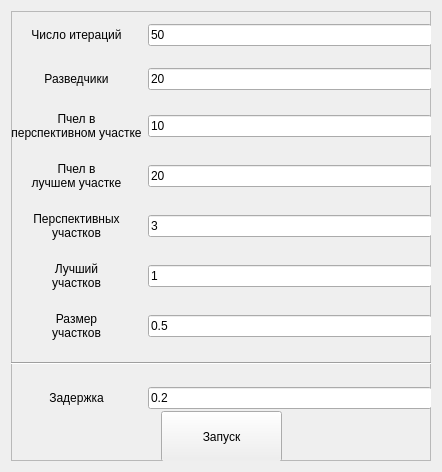
      <widget class="QWidget" name="scrollAreaWidgetContents">
       <property name="geometry">
        <rect>
         <x>0</x>
         <y>0</y>
         <width>442</width>
         <height>468</height>
        </rect>
       </property>
       <property name="sizePolicy">
        <sizepolicy hsizetype="Preferred" vsizetype="Preferred">
         <horstretch>0</horstretch>
         <verstretch>0</verstretch>
        </sizepolicy>
       </property>
       <layout class="QHBoxLayout" name="horizontalLayout_3">
        <item>
         <widget class="QFrame" name="lab5Frame">
          <property name="sizePolicy">
           <sizepolicy hsizetype="Preferred" vsizetype="Expanding">
            <horstretch>0</horstretch>
            <verstretch>0</verstretch>
           </sizepolicy>
          </property>
          <property name="minimumSize">
           <size>
            <width>0</width>
            <height>450</height>
           </size>
          </property>
          <property name="frameShape">
           <enum>QFrame::StyledPanel</enum>
          </property>
          <property name="frameShadow">
           <enum>QFrame::Raised</enum>
          </property>
          <widget class="QWidget" name="gridLayoutWidget_5">
           <property name="geometry">
            <rect>
             <x>0</x>
             <y>0</y>
             <width>421</width>
             <height>405</height>
            </rect>
           </property>
           <layout class="QGridLayout" name="gridLayout_5">
            <property name="sizeConstraint">
             <enum>QLayout::SetNoConstraint</enum>
            </property>
            <property name="leftMargin">
             <number>0</number>
            </property>
            <property name="topMargin">
             <number>12</number>
            </property>
            <property name="verticalSpacing">
             <number>21</number>
            </property>
            <item row="5" column="1">
             <widget class="QLineEdit" name="elite_count">
              <property name="text">
               <string>1</string>
              </property>
             </widget>
            </item>
            <item row="2" column="0">
             <widget class="QLabel" name="beeInPersLabel">
              <property name="text">
               <string>Пчел в 
перспективном участке</string>
              </property>
              <property name="alignment">
               <set>Qt::AlignCenter</set>
              </property>
             </widget>
            </item>
            <item row="11" column="0">
             <widget class="QLabel" name="delayLabel">
              <property name="text">
               <string>Задержка</string>
              </property>
              <property name="alignment">
               <set>Qt::AlignCenter</set>
              </property>
             </widget>
            </item>
            <item row="1" column="1">
             <widget class="QLineEdit" name="scout_count">
              <property name="text">
               <string>20</string>
              </property>
             </widget>
            </item>
            <item row="5" column="0">
             <widget class="QLabel" name="eliteCountLabel">
              <property name="text">
               <string>Лучший
участков</string>
              </property>
              <property name="alignment">
               <set>Qt::AlignCenter</set>
              </property>
             </widget>
            </item>
            <item row="6" column="0">
             <widget class="QLabel" name="sizeLabel">
              <property name="text">
               <string>Размер
участков</string>
              </property>
              <property name="alignment">
               <set>Qt::AlignCenter</set>
              </property>
             </widget>
            </item>
            <item row="4" column="1">
             <widget class="QLineEdit" name="pers_count">
              <property name="text">
               <string>3</string>
              </property>
             </widget>
            </item>
            <item row="4" column="0">
             <widget class="QLabel" name="persCountLabel">
              <property name="text">
               <string>Перспективных
участков</string>
              </property>
              <property name="alignment">
               <set>Qt::AlignCenter</set>
              </property>
             </widget>
            </item>
            <item row="6" column="1">
             <widget class="QLineEdit" name="dist_size">
              <property name="text">
               <string>0.5</string>
              </property>
             </widget>
            </item>
            <item row="1" column="0">
             <widget class="QLabel" name="scoutLabel">
              <property name="text">
               <string>Разведчики</string>
              </property>
              <property name="alignment">
               <set>Qt::AlignCenter</set>
              </property>
             </widget>
            </item>
            <item row="0" column="1">
             <widget class="QLineEdit" name="iter_count_lab5">
              <property name="text">
               <string>50</string>
              </property>
             </widget>
            </item>
            <item row="11" column="1">
             <widget class="QLineEdit" name="lab5_delay">
              <property name="text">
               <string>0.2</string>
              </property>
             </widget>
            </item>
            <item row="2" column="1">
             <widget class="QLineEdit" name="bee_in_pers_count">
              <property name="text">
               <string>10</string>
              </property>
             </widget>
            </item>
            <item row="3" column="0">
             <widget class="QLabel" name="beeInBestLabel">
              <property name="text">
               <string>Пчел в 
лучшем участке</string>
              </property>
              <property name="alignment">
               <set>Qt::AlignCenter</set>
              </property>
             </widget>
            </item>
            <item row="10" column="0" colspan="2">
             <widget class="Line" name="line_6">
              <property name="orientation">
               <enum>Qt::Horizontal</enum>
              </property>
             </widget>
            </item>
            <item row="3" column="1">
             <widget class="QLineEdit" name="bee_in_best_count">
              <property name="text">
               <string>20</string>
              </property>
             </widget>
            </item>
            <item row="0" column="0">
             <widget class="QLabel" name="iterLabel">
              <property name="text">
               <string>Число итераций</string>
              </property>
              <property name="alignment">
               <set>Qt::AlignCenter</set>
              </property>
             </widget>
            </item>
           </layout>
          </widget>
          <widget class="QPushButton" name="startButton_5">
           <property name="enabled">
            <bool>true</bool>
           </property>
           <property name="geometry">
            <rect>
             <x>150</x>
             <y>400</y>
             <width>121</width>
             <height>51</height>
            </rect>
           </property>
           <property name="sizePolicy">
            <sizepolicy hsizetype="Fixed" vsizetype="Fixed">
             <horstretch>15</horstretch>
             <verstretch>21</verstretch>
            </sizepolicy>
           </property>
           <property name="minimumSize">
            <size>
             <width>16</width>
             <height>0</height>
            </size>
           </property>
           <property name="sizeIncrement">
            <size>
             <width>7</width>
             <height>0</height>
            </size>
           </property>
           <property name="text">
            <string>Запуск</string>
           </property>
          </widget>
         </widget>
        </item>
       </layout>
      </widget>
